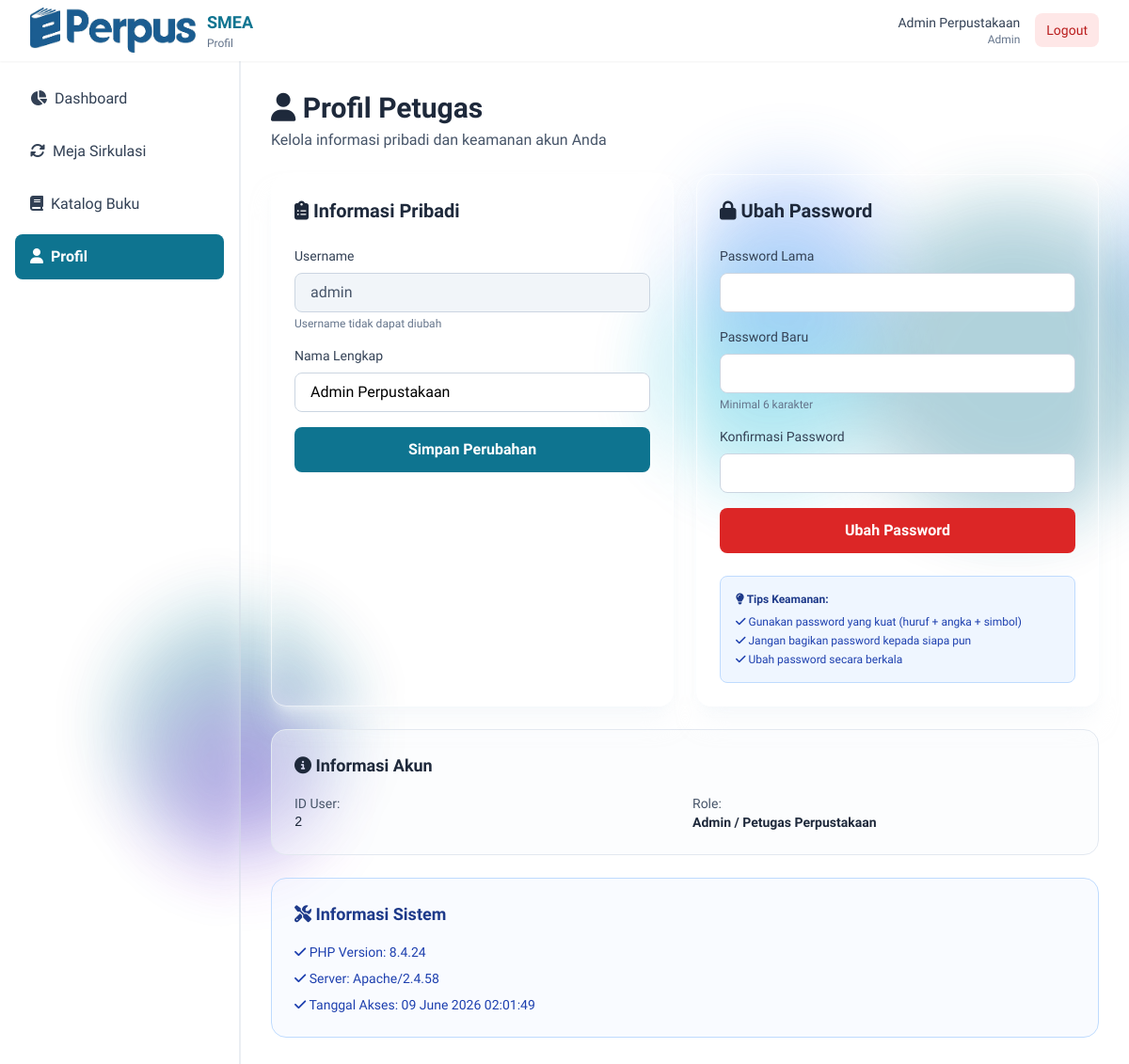
Screenshot of /admin/profil.php (signed in) with the database file from the repository.
### tables this page shows
CREATE TABLE `users` (
  `id_user` int(11) NOT NULL,
  `username` varchar(50) NOT NULL,
  `password` varchar(255) NOT NULL,
  `nama_lengkap` varchar(100) NOT NULL,
  `role` enum('siswa','admin') DEFAULT 'siswa',
  `kelas` varchar(20) DEFAULT NULL,
  `created_at` timestamp NOT NULL DEFAULT current_timestamp()
);

### config/koneksi.php (called while the page is built, shortened)
<?php
try {
    $pdo = new PDO(
        'mysql:host=' . DB_HOST . ';dbname=' . DB_NAME . ';charset=utf8mb4',
        DB_USER,
        DB_PASS,
        array(
            PDO::ATTR_ERRMODE => PDO::ERRMODE_EXCEPTION,
            PDO::ATTR_DEFAULT_FETCH_MODE => PDO::FETCH_ASSOC,
            PDO::ATTR_EMULATE_PREPARES => false,
        )
    );
} catch (PDOException $e) {
    http_response_code(500);
    die("Error Koneksi Database: " . $e->getMessage());
}
function execute_query($query, $params = array()) {
    global $pdo;
    $stmt = $pdo->prepare($query);
    if (!$stmt->execute($params)) {
        throw new Exception("Query Error: " . implode(", ", $stmt->errorInfo()));
    }
    return $stmt;
}
function fetch_one($query, $params = array()) {
    $stmt = execute_query($query, $params);
    return $stmt->fetch();
}
?>

### admin/profil.php (the view, shortened to what this page needs)
<?php
require_once __DIR__ . '/../config/koneksi.php';
require_once __DIR__ . '/../helpers/layout.php';
$id_user = $_SESSION['id_user'];
$user = fetch_one(
    "SELECT id_user, nama_lengkap, username FROM users WHERE id_user = ?",
    [$id_user]
);
?>
<!DOCTYPE html>
<html lang="id">
<head>
    <link rel="stylesheet" href="https://cdnjs.cloudflare.com/ajax/libs/font-awesome/6.4.0/css/all.min.css">    <script src="https://cdn.tailwindcss.com"></script>
</head>
<body class="bg-white">
    <div class="flex flex-col md:flex-row min-h-[calc(100vh-64px)] relative z-10">
        <main class="flex-1 p-4 sm:p-6 lg:p-8 overflow-y-auto">
            <div class="mb-6">
                <h2 class="text-3xl font-bold text-slate-800"><i class="fas fa-user"></i> Profil Petugas</h2>
                <p class="text-slate-600 mt-1">Kelola informasi pribadi dan keamanan akun Anda</p>
            </div>
            <div class="grid grid-cols-1 lg:grid-cols-2 gap-6">
                <div class="bg-white/40 backdrop-blur-lg border border-white/60 rounded-2xl p-6 shadow-xl shadow-slate-100/50">
                    <h3 class="text-xl font-bold text-slate-800 mb-6"><i class="fas fa-clipboard-list"></i> Informasi Pribadi</h3>
                    <form method="POST" class="space-y-4">
                        <div>
                            <label class="block text-sm font-medium text-slate-700 mb-2">Username</label>
                            <input
                                type="text"
                                value="<?php echo htmlspecialchars($user['username']); ?>"
                                disabled
                                class="w-full px-4 py-2 border border-slate-300 rounded-lg bg-slate-100 text-slate-600 cursor-not-allowed"
                            >
                            <p class="text-xs text-slate-500 mt-1">Username tidak dapat diubah</p>
                        </div>
                        <div>
                            <label for="nama_lengkap" class="block text-sm font-medium text-slate-700 mb-2">Nama Lengkap</label>
                            <input
                                type="text"
                                id="nama_lengkap"
                                name="nama_lengkap"
                                value="<?php echo htmlspecialchars($user['nama_lengkap']); ?>"
                                maxlength="100"
                                class="w-full px-4 py-2 border border-slate-300 rounded-lg focus:outline-none focus:ring-2 focus:ring-[#0E7490] focus:border-transparent"
                                required
                            >
                        </div>
                        <button
                            type="submit"
                            class="w-full bg-[#0E7490] hover:bg-[#155E75] text-white px-4 py-3 rounded-lg font-semibold transition"
                        >
                            Simpan Perubahan
                        </button>
                    </form>
                </div>
                <div class="bg-white/40 backdrop-blur-lg border border-white/60 rounded-2xl p-6 shadow-xl shadow-slate-100/50">
                    <h3 class="text-xl font-bold text-slate-800 mb-6"><i class="fas fa-lock"></i> Ubah Password</h3>
                    <form method="POST" class="space-y-4">
                        <div>
                            <label for="old_password" class="block text-sm font-medium text-slate-700 mb-2">Password Lama</label>
                            <input
                                type="password"
                                id="old_password"
                                name="old_password"
                                class="w-full px-4 py-2 border border-slate-300 rounded-lg focus:outline-none focus:ring-2 focus:ring-[#0E7490] focus:border-transparent"
                                required
                                autocomplete="current-password"
                            >
                        </div>
                        <div>
                            <label for="new_password" class="block text-sm font-medium text-slate-700 mb-2">Password Baru</label>
                            <input
                                type="password"
                                id="new_password"
                                name="new_password"
                                class="w-full px-4 py-2 border border-slate-300 rounded-lg focus:outline-none focus:ring-2 focus:ring-[#0E7490] focus:border-transparent"
                                required
                                autocomplete="new-password"
                                minlength="6"
                            >
                            <p class="text-xs text-slate-500 mt-1">Minimal 6 karakter</p>
                        </div>
                        <div>
                            <label for="confirm_password" class="block text-sm font-medium text-slate-700 mb-2">Konfirmasi Password</label>
                            <input
                                type="password"
                                id="confirm_password"
                                name="confirm_password"
                                class="w-full px-4 py-2 border border-slate-300 rounded-lg focus:outline-none focus:ring-2 focus:ring-[#0E7490] focus:border-transparent"
                                required
                                autocomplete="new-password"
                                minlength="6"
                            >
                        </div>
                        <button
                            type="submit"
                            class="w-full bg-red-600 hover:bg-red-700 text-white px-4 py-3 rounded-lg font-semibold transition"
                        >
                            Ubah Password
                        </button>
                    </form>
                    <div class="mt-6 p-4 bg-blue-50 border border-blue-200 rounded-lg">
                        <p class="text-xs font-semibold text-blue-900 mb-2"><i class="fas fa-lightbulb"></i> Tips Keamanan:</p>
                        <ul class="text-xs text-blue-800 space-y-1">
                            <li><i class="fas fa-check"></i> Gunakan password yang kuat (huruf + angka + simbol)</li>
                            <li><i class="fas fa-check"></i> Jangan bagikan password kepada siapa pun</li>
                            <li><i class="fas fa-check"></i> Ubah password secara berkala</li>
                        </ul>
                    </div>
                </div>
            </div>
            <div class="mt-6 bg-slate-50/40 border border-slate-200 rounded-2xl p-6">
                <h3 class="text-lg font-bold text-slate-800 mb-4"><i class="fas fa-info-circle"></i> Informasi Akun</h3>
                <div class="grid grid-cols-1 sm:grid-cols-2 gap-4 text-sm">
                    <div>
                        <p class="text-slate-600">ID User:</p>
                        <p class="font-mono text-slate-800"><?php echo htmlspecialchars($user['id_user']); ?></p>
                    </div>
                    <div>
                        <p class="text-slate-600">Role:</p>
                        <p class="font-semibold text-slate-800">Admin / Petugas Perpustakaan</p>
                    </div>
                </div>
            </div>
            <div class="mt-6 bg-blue-50/40 border border-blue-200 rounded-2xl p-6">
                <h3 class="text-lg font-bold text-blue-900 mb-4"><i class="fas fa-tools"></i> Informasi Sistem</h3>
                <ul class="text-sm text-blue-800 space-y-2">
                    <li><i class="fas fa-check"></i> PHP Version: <?php echo phpversion(); ?></li>
                    <li><i class="fas fa-check"></i> Server: <?php echo $_SERVER['SERVER_SOFTWARE'] ?? 'Unknown'; ?></li>
                    <li><i class="fas fa-check"></i> Tanggal Akses: <?php echo date('d F Y H:i:s'); ?></li>
                </ul>
            </div>
        </main>
    </div>
</body>
</html>

### admin/profil.php (style rules this page uses)
* { font-family: 'Plus Jakarta Sans', sans-serif; }
body { animation: fadeIn 500ms ease-in-out forwards; }

### rows the page displays
users: username "admin", nama_lengkap "Admin Perpustakaan", id_user "2"

### other values shown
$page_title "Profil"
$_SESSION['nama_lengkap'] "Admin Perpustakaan"
$role "Admin"
$menu['label'] "Dashboard"
$menu['label'] "Meja Sirkulasi"
$menu['label'] "Katalog Buku"
$menu['label'] "Profil"
phpversion() "8.4.24"
$_SERVER['SERVER_SOFTWARE'] "Apache/2.4.58"
